Frame 1 (no input): blank canvas, image omitted
Frame 60 (no input): blank canvas, image omitted
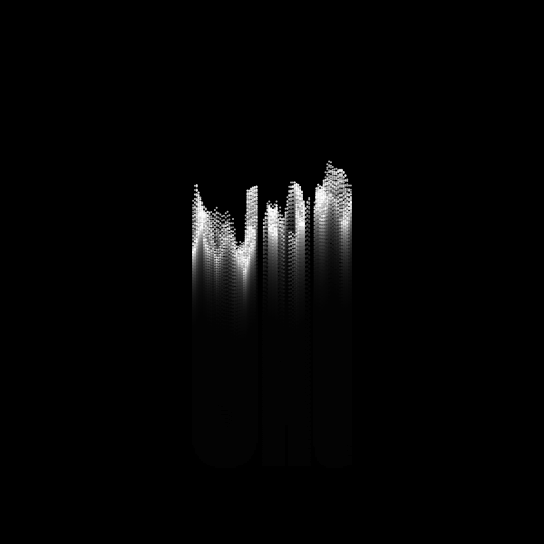
Frame 120 (the mouse pressed at the canvas centre since frame 60)

The p5.js sketch whose frames 1 and 60 were blank and that drew this single picture after the mouse press (run headless with seeded random() and noise() and a simulated clock; from frame 60 on, the mouse is pressed at the canvas centre):

// p5.js sketch
// ── sketch.js
let loaded = false; // use this to prevent drawing while making arrays
const gridArrays = [];
const visibleGridArrays = [];
let currentGrid = 0;
const grid = 300;
const noiseLevel = 0.04;
const diameter = 2;
const marginPercentage = 0.5;
const accellerationInc = 6;
const accellerationMin = 0.4;

// make text
let pg; // store text graphics
const tSize = 100;
const textAlpha = 180;
const customFont = "Archivo Black";
const texts = [
  "One",
  "should",
  "never",
  "mistake",
  "pattern",
  "for",
  "...",
  "meaning.",
];

// info
let fpsText;

function setup() {
  createCanvas(544, 544);
  // createGrid(width, height);

  // look / feel
  noStroke();

  // make and analyse text
  makeText();

  // info
  // fpsText = document.getElementById("framerate");
  frameRate(25);
  background(0);
}

function draw() {
  background(0, 40);
  // background(0);
  // noLoop()
  // fps();

  fill(255, textAlpha);
  // fill(255);
  if (loaded) drawPoints();
}

function drawPoints() {
  visibleGridArrays.forEach((grid, gridIndex) => {
    if (grid.length === 0) {
      visibleGridArrays.splice(gridIndex, 1);
    }
    grid.forEach((p, index) => {
      circle(p.x, p.y, diameter);
      p.y -= p.n * accellerationInc + accellerationMin;
      if (p.y < 0 - diameter * 3) {
        grid.splice(index, 1);
      }
    });
  });
}

function makeText() {
  // image(pg, 0, 0);
  createGridFromText(width, height);
}

function createGridFromText(w, h) {
  const incX = w / grid;
  const incY = h / grid;
  const marginX = incX * marginPercentage;
  const marginY = incY * marginPercentage;

  // make all text arrays
  texts.forEach((text) => {
    pg = createGraphics(width, height);
    // input canvas
    pg.background(0);
    pg.fill(255);
    pg.textAlign(CENTER, BOTTOM);
    pg.textSize(tSize);
    pg.textFont(customFont);
    pg.text(
      text,
      width / 10,
      height / 10,
      width - (width * 2) / 10,
      height - (height * 2) / 10
    );
    image(pg, 0, 0);

    const gridArray = [];
    for (let y = 0; y < grid; y++) {
      for (let x = 0; x < grid; x++) {
        let noiseVal = noise(x * noiseLevel, y * noiseLevel);
        const xVal = x * incX + marginX;
        const yVal = y * incY + marginY;
        const c = pg.get(xVal, yVal);
        const b = (c[0] + c[1] + c[2]) / 3;

        let pointInfo = {
          x: x * incX + marginX,
          y: y * incY + marginY,
          n: noiseVal,
          b: b,
          text: text,
        };

        if (b > 0) {
          gridArray.push(pointInfo);
        }
      }
    }
    // console.log(gridArray);
    gridArrays.push(gridArray);
  });

  loaded = true;
  // console.log(gridArrays)
}

function mousePressed() {
  let grid = JSON.parse(JSON.stringify(gridArrays[currentGrid]));
  visibleGridArrays.push(grid);

  currentGrid++;
  if (currentGrid > texts.length - 1) currentGrid = 0;
}
function fps() {
  fpsText.innerHTML = frameRate().toFixed();
}

function fontLoaded() {
  fontLoaded = true;
}

// ── style.css
html,
body {
  margin: 0;
  padding: 0;
  cursor: none;
}
canvas {
  display: block;
}

main {
  display: flex;
  justify-content: center;
  align-items: center;
  height: 100vh;
  background-color: black;
  overflow: hidden;
  position: relative;
}

#framerate {
  position: absolute;
  padding: 5px;
  color: white;
}
